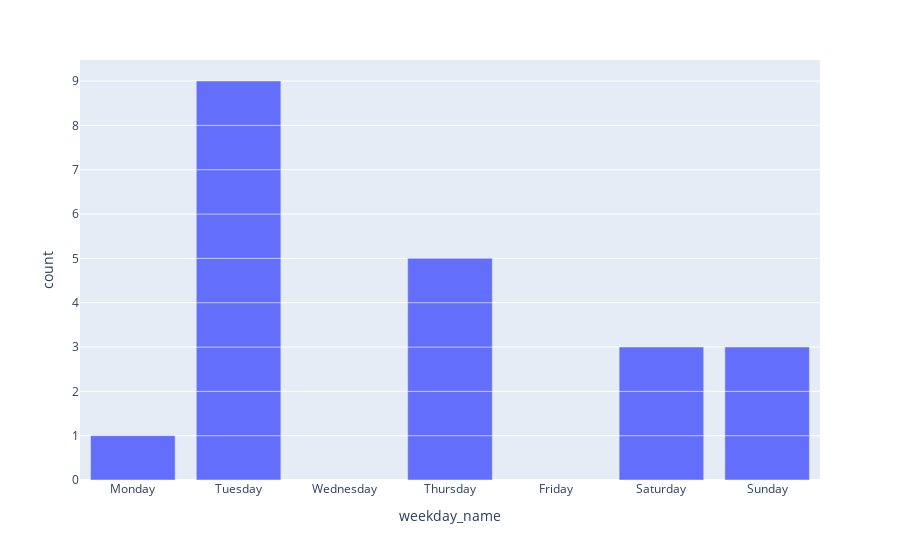

Notebook code cell kept with this figure:
### Code cell
# Define the order of days of the week (Monday to Saturday)
days_of_week = ['Monday', 'Tuesday', 'Wednesday', 'Thursday', 'Friday', 'Saturday', 'Sunday']

# Create a bar chart using Plotly Express
fig = px.bar(df_videos[df_videos['performance']=='Hit'], x='weekday_name',
             category_orders={'weekday_name': days_of_week})

# Show the plot
fig.show()

### Figure 1 — Plotly figure (JSON) as saved in the notebook; plotly's stock layout.template omitted (floating-point values rounded to 4 significant figures)
{"data": [{"alignmentgroup": "True", "hovertemplate": "weekday_name=%{x}<br>count=%{y}<extra></extra>", "legendgroup": "", "marker": {"color": "#636efa", "pattern": {"shape": ""}}, "name": "", "offsetgroup": "", "orientation": "v", "showlegend": false, "textposition": "auto", "type": "bar", "x": ["Tuesday", "Tuesday", "Tuesday", "Tuesday", "Tuesday", "Tuesday", "Tuesday", "Tuesday", "Tuesday", "Sunday", "Sunday", "Saturday", "Saturday", "Thursday", "Thursday", "Thursday", "Saturday", "Thursday", "Thursday", "Sunday", "Monday"], "xaxis": "x", "y": [1, 1, 1, 1, 1, 1, 1, 1, 1, 1, 1, 1, 1, 1, 1, 1, 1, 1, 1, 1, 1], "yaxis": "y"}], "layout": {"barmode": "relative", "legend": {"tracegroupgap": 0}, "margin": {"t": 60}, "xaxis": {"anchor": "y", "categoryarray": ["Monday", "Tuesday", "Wednesday", "Thursday", "Friday", "Saturday", "Sunday"], "categoryorder": "array", "domain": [0, 1], "title": {"text": "weekday_name"}}, "yaxis": {"anchor": "x", "domain": [0, 1], "title": {"text": "count"}}}}
